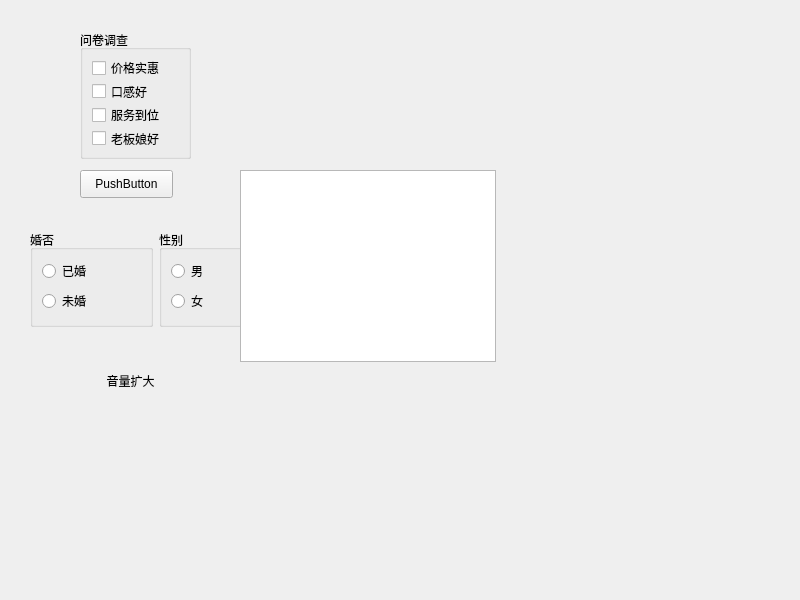
<?xml version="1.0" encoding="UTF-8"?>
<ui version="4.0">
 <class>Widget</class>
 <widget class="QWidget" name="Widget">
  <property name="geometry">
   <rect>
    <x>0</x>
    <y>0</y>
    <width>800</width>
    <height>600</height>
   </rect>
  </property>
  <property name="windowTitle">
   <string>Widget</string>
  </property>
  <widget class="QPushButton" name="pushButton">
   <property name="geometry">
    <rect>
     <x>80</x>
     <y>170</y>
     <width>93</width>
     <height>28</height>
    </rect>
   </property>
   <property name="text">
    <string>PushButton</string>
   </property>
   <property name="icon">
    <iconset>
     <normaloff>mysource/a.jpg</normaloff>mysource/a.jpg</iconset>
   </property>
  </widget>
  <widget class="QToolButton" name="toolButton">
   <property name="geometry">
    <rect>
     <x>80</x>
     <y>340</y>
     <width>101</width>
     <height>81</height>
    </rect>
   </property>
   <property name="text">
    <string>音量扩大</string>
   </property>
   <property name="icon">
    <iconset>
     <normaloff>mysource/resizeApi1.jpg</normaloff>mysource/resizeApi1.jpg</iconset>
   </property>
   <property name="toolButtonStyle">
    <enum>Qt::ToolButtonTextBesideIcon</enum>
   </property>
   <property name="autoRaise">
    <bool>true</bool>
   </property>
  </widget>
  <widget class="QWidget" name="widget" native="true">
   <property name="geometry">
    <rect>
     <x>30</x>
     <y>230</y>
     <width>251</width>
     <height>97</height>
    </rect>
   </property>
   <layout class="QHBoxLayout" name="horizontalLayout">
    <item>
     <widget class="QGroupBox" name="groupBox_2">
      <property name="title">
       <string>婚否</string>
      </property>
      <layout class="QVBoxLayout" name="verticalLayout_2">
       <item>
        <widget class="QRadioButton" name="radioButton3">
         <property name="text">
          <string>已婚</string>
         </property>
        </widget>
       </item>
       <item>
        <widget class="QRadioButton" name="radioButton4">
         <property name="text">
          <string>未婚</string>
         </property>
        </widget>
       </item>
      </layout>
     </widget>
    </item>
    <item>
     <widget class="QGroupBox" name="groupBox">
      <property name="title">
       <string>性别</string>
      </property>
      <layout class="QVBoxLayout" name="verticalLayout">
       <item>
        <widget class="QRadioButton" name="radioButton1">
         <property name="text">
          <string>男</string>
         </property>
        </widget>
       </item>
       <item>
        <widget class="QRadioButton" name="radioButton2">
         <property name="text">
          <string>女</string>
         </property>
        </widget>
       </item>
      </layout>
     </widget>
    </item>
   </layout>
  </widget>
  <widget class="QGroupBox" name="groupBox_3">
   <property name="geometry">
    <rect>
     <x>80</x>
     <y>30</y>
     <width>111</width>
     <height>129</height>
    </rect>
   </property>
   <property name="title">
    <string>问卷调查</string>
   </property>
   <layout class="QVBoxLayout" name="verticalLayout_3">
    <item>
     <widget class="QCheckBox" name="checkBox1">
      <property name="text">
       <string>价格实惠</string>
      </property>
     </widget>
    </item>
    <item>
     <widget class="QCheckBox" name="checkBox2">
      <property name="text">
       <string>口感好</string>
      </property>
     </widget>
    </item>
    <item>
     <widget class="QCheckBox" name="checkBox3">
      <property name="text">
       <string>服务到位</string>
      </property>
     </widget>
    </item>
    <item>
     <widget class="QCheckBox" name="checkBox4">
      <property name="text">
       <string>老板娘好</string>
      </property>
     </widget>
    </item>
   </layout>
  </widget>
  <widget class="QListWidget" name="listWidget">
   <property name="geometry">
    <rect>
     <x>240</x>
     <y>170</y>
     <width>256</width>
     <height>192</height>
    </rect>
   </property>
  </widget>
 </widget>
 <resources/>
 <connections/>
</ui>
